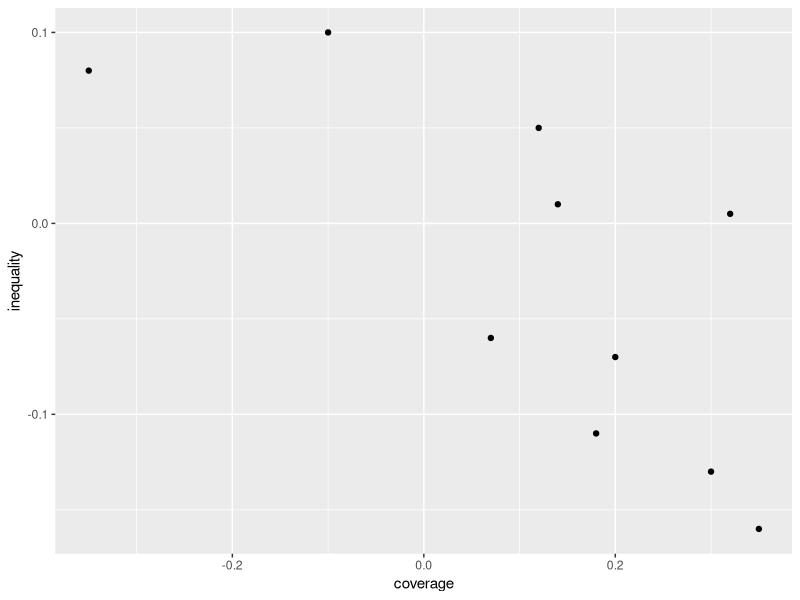
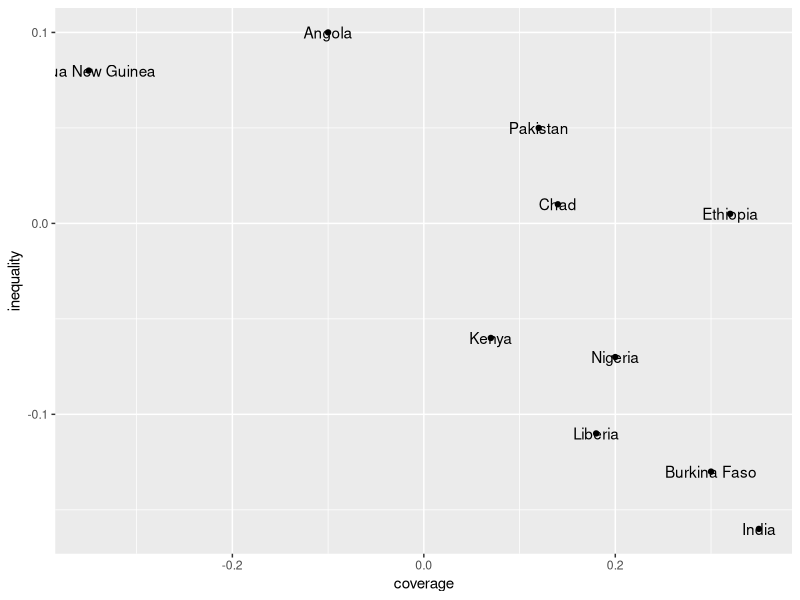
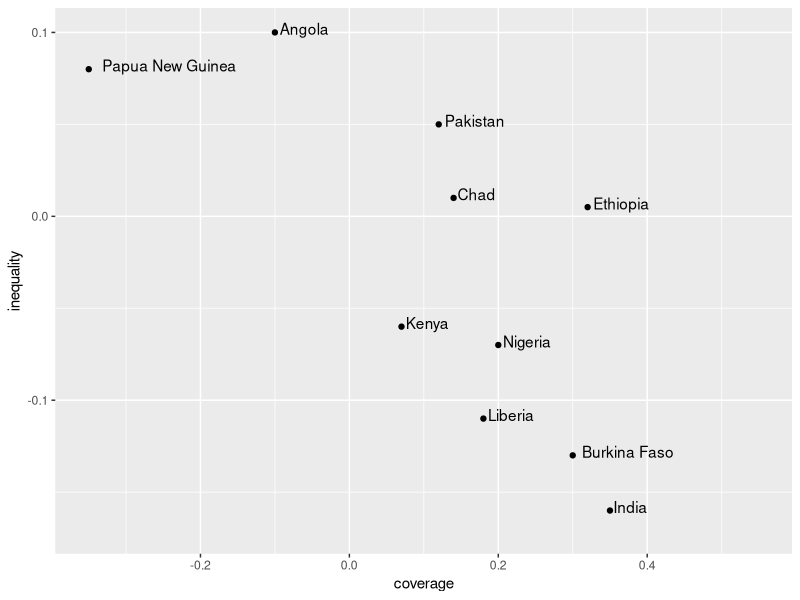
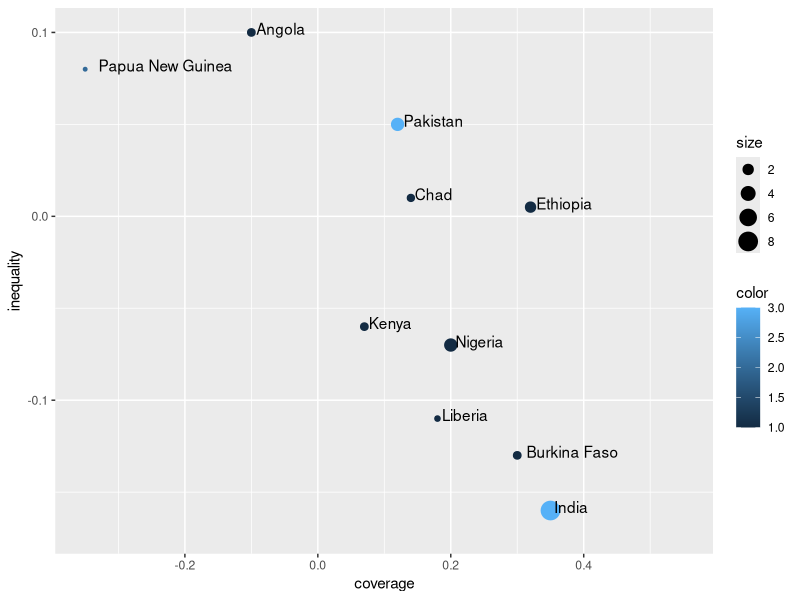
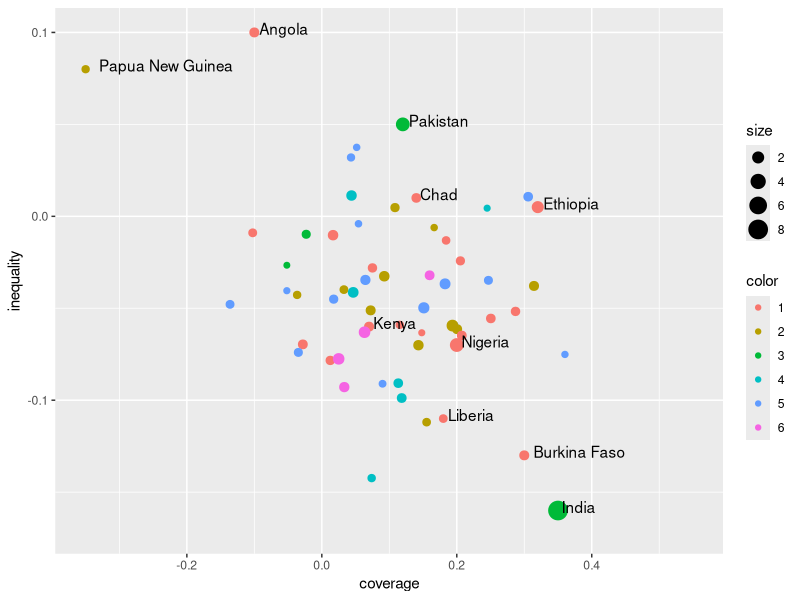
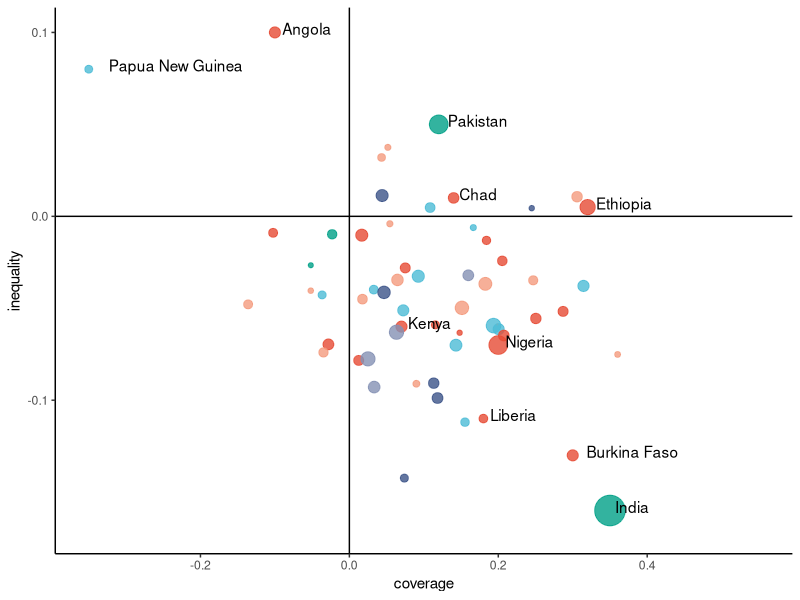

Recreate these plots in R, in order.
## ---- chunk 1
library(ggplot2)
library(ggsci)
## ---- chunk 2
country <- c("Angola", "Papua New Guinea", "Pakistan", "Chad", "Ethiopia", "Kenya", "Nigeria", "Liberia", "Burkina Faso", "India")
coverage <- c(-0.1, -0.35, 0.12, 0.14, 0.32, 0.07, 0.2, 0.18, 0.3, 0.35)
inequality <- c(0.1, 0.08, 0.05, 0.01, 0.005, -0.06, -0.07, -0.11, -0.13, -0.16)
df_plot <- data.frame(country, coverage, inequality)
df_plot
## ---- chunk 3
ggplot(df_plot, aes(x = coverage, y = inequality)) +
  geom_point()
## ---- chunk 4
ggplot(df_plot, aes(x = coverage, y = inequality)) +
  geom_point() +
  geom_text(aes(label = country))
## ---- chunk 5
ggplot(df_plot, aes(x = coverage, y = inequality)) +
  geom_point() +
  geom_text(aes(label = country), hjust = -0.1, vjust = 0.2) +
  xlim(c(-0.35, 0.55)) +
  ylim(c(-0.17, 0.1))
## ---- chunk 6
df_plot$size <- c(1.1, 0.6, 3, 1, 2, 1.1, 3, 0.7, 1.1, 8)
df_plot$color <- c(1, 2, 3, 1, 1, 1, 1, 1, 1, 3)
df_plot
## ---- chunk 7
ggplot(df_plot, aes(x = coverage, y = inequality)) +
  geom_point(aes(size = size, color = color)) +
  geom_text(aes(label = country), hjust = -0.1, vjust = 0.2) +
  xlim(c(-0.35, 0.55)) +
  ylim(c(-0.17, 0.1))
## ---- chunk 8
set.seed(123)
np <- 50
rd <- data.frame(country = rep("", np),
                 coverage = rnorm(n = np, mean = 0.1, sd = 0.12),
                 inequality = rnorm(n = np, mean = -0.05, sd = 0.04),
                 size = rnorm(n = np, mean = 1, sd = 0.4),
                 color = sample(1:6, np, replace = T))
head(rd)
## ---- chunk 9
df_plot <- rbind(df_plot, rd)
df_plot$color <- factor(df_plot$color)
ggplot(df_plot, aes(x = coverage, y = inequality)) +
  geom_point(aes(size = size, color = color)) +
  geom_text(aes(label = country), hjust = -0.1, vjust = 0.2) +
  xlim(c(-0.35, 0.55)) +
  ylim(c(-0.17, 0.1))
## ---- chunk 10
ggplot(df_plot, aes(x = coverage, y = inequality)) +
  geom_point(aes(size = size, color = color), alpha = 0.8) +
  geom_text(aes(label = country), hjust = -0.15, vjust = 0.2) +
  xlim(c(-0.35, 0.55)) +
  ylim(c(-0.17, 0.1)) +
  geom_vline(xintercept = 0) +
  geom_hline(yintercept = 0) +
  scale_color_npg() +
  scale_size_continuous(range = c(0, 10)) +
  theme_classic() +
  theme(legend.position = "none")
